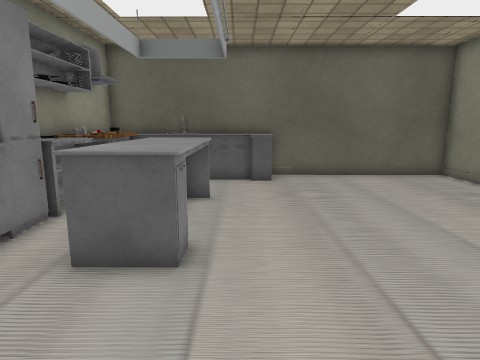
view 1 (above)

12 first-person views from a walk through a 3-D level made in the Unity game engine. The camera is 1.2 m above the floor, tilts 10° down and sees 75° across. The floor is counted in squares, 0.5 m on a side. Each view is taken from the middle of a square. On the plan, view 1 faces up. The plan holds only what a view shows up to about 19 squares ahead; the rest is blank. The place goes on beyond the plan. The player is left out. Door leaves are left out, so doorways stand open. Some surface patterns are stand-ins.

view 2
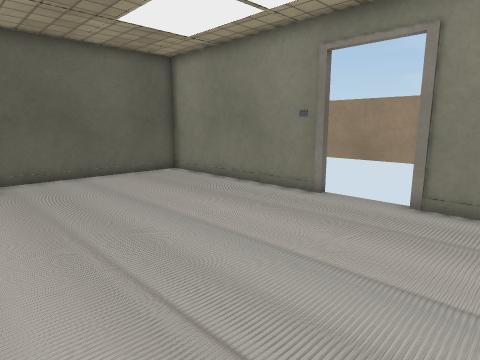

view 3
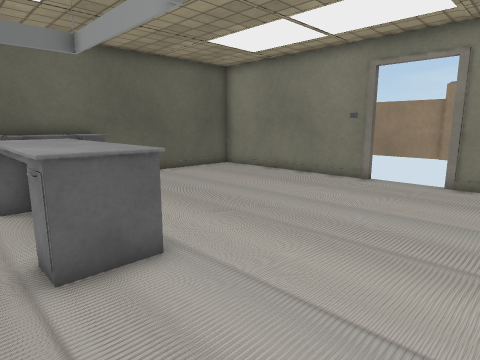

view 4
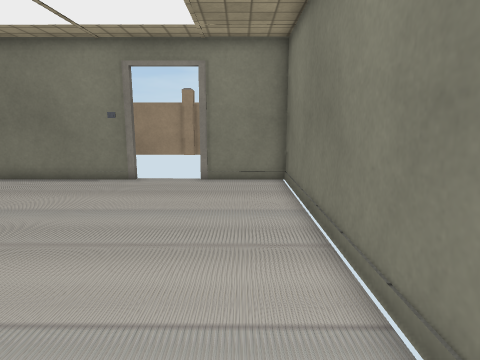

view 5
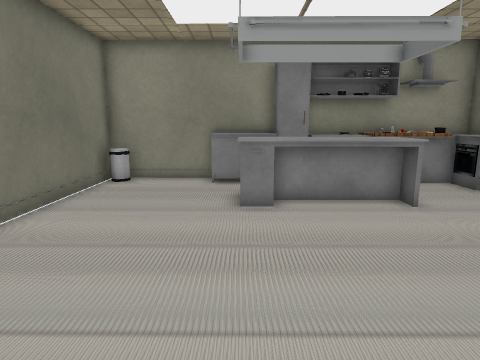

view 6
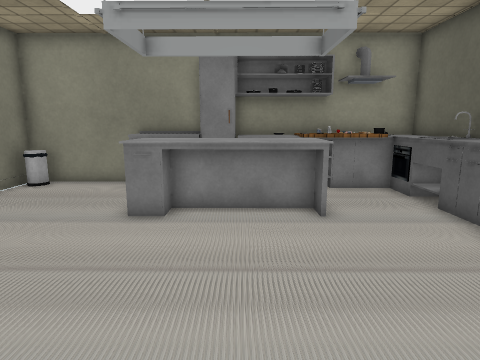

view 7
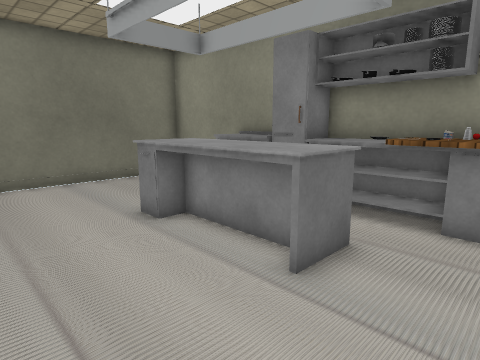

view 8
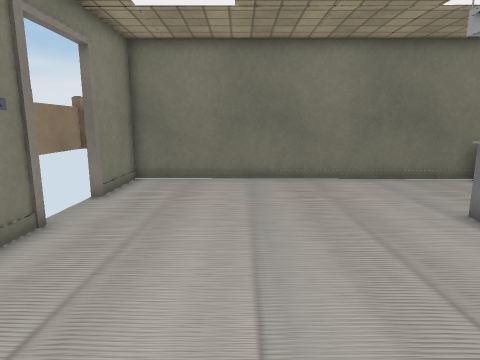

view 9
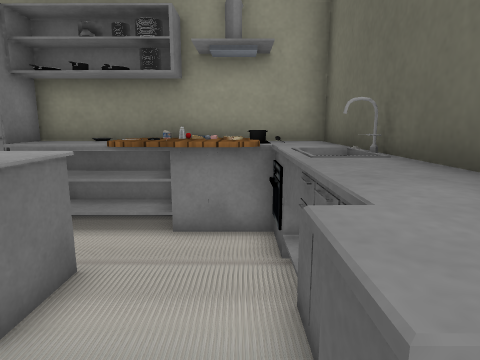

view 10
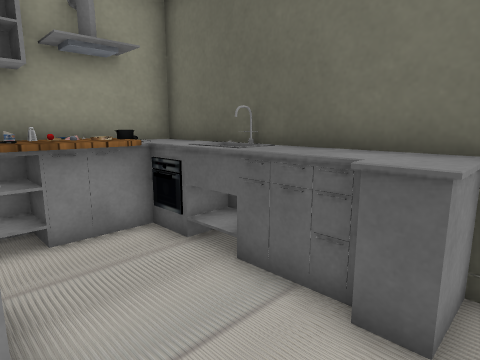

view 11
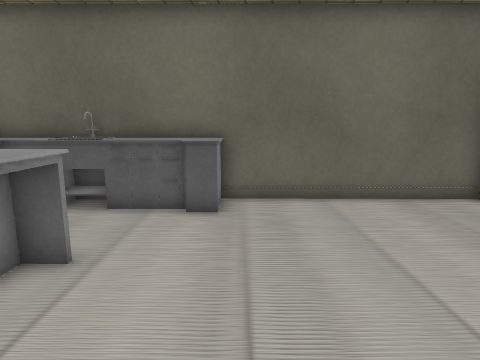

view 12
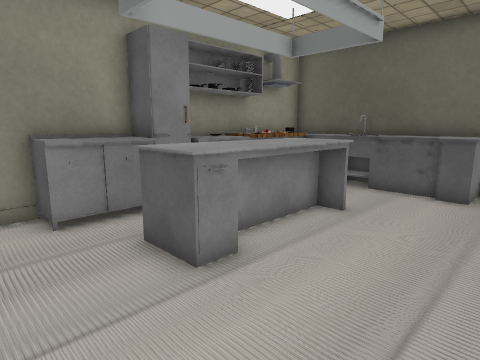

### Floor plan
Key: @ floor where view 1 was taken; # wall or solid block; x gap in a wall; . floor; D open door; = window, fence, low wall or low ledge; ^ raised ledge; W wardrobe; E oven; O other object.
Columns run from 6 left of view 1 to 10 right of it. Each row starts with its distance up from view 1.
 15 #^^##^^^#########
 14 OOE^^^^^........#
 13  O=.............#
 12 OO^.............#
 11 OO^.............#
 10 O^.OOO..........#
  9 #^.OOO..........#
  8 ##.OOO..........#
  7 WW.OOO..........O
  6 OO.OOO..........x
  5 OO.OOO..........D
  4 OO..............D
  3 #...............D
  2 #...............#
  1 #...............#
  0 #=....@.........#
 -1 #################

Positions as (right, up) in squares from view 1, and headings:
1: (0, 0), facing up
2: (0, 0), facing up-right
3: (-4, 0), facing up-right
4: (-4, 1), facing right
5: (8, 5), facing left
6: (7, 8), facing left
7: (3, 13), facing down-left
8: (5, 13), facing down
9: (2, 13), facing left
10: (2, 10), facing up-left
11: (2, 5), facing up
12: (3, 2), facing up-left
